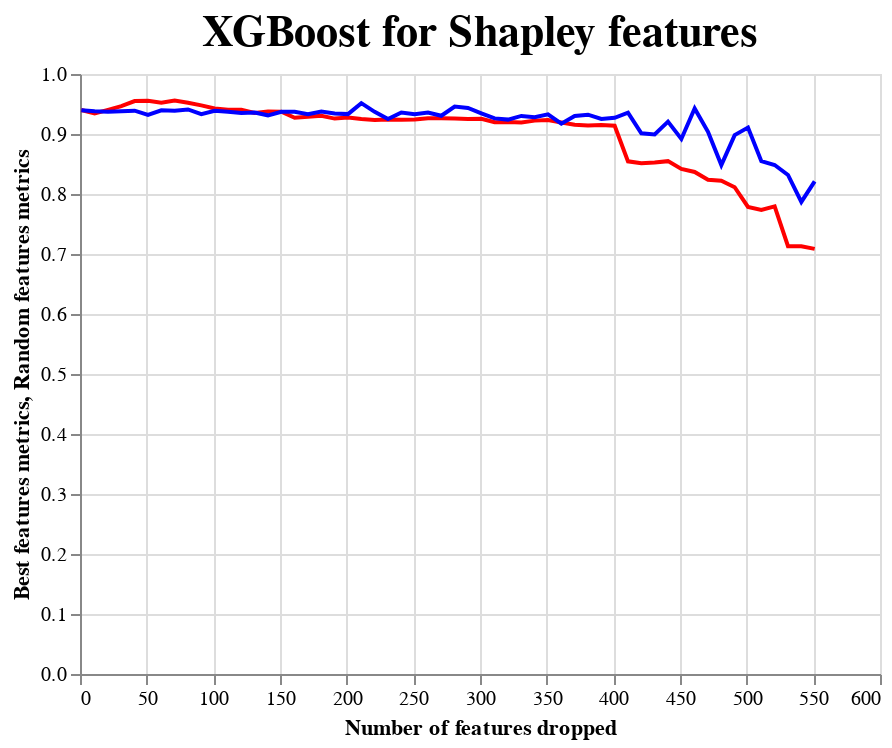

Notebook source saved alongside this figure:
### Code cell
calculate_metrics_xgboost(XGBClassifier(), xgboost_shapley_features_sorted, "XGBoost for Shapley features")

### Figure 1 — Vega-Lite specification as saved in the notebook (floating-point values rounded to 4 significant figures)
{"config": {"view": {"continuousWidth": 400, "continuousHeight": 300}}, "layer": [{"mark": {"type": "line", "color": "red"}, "encoding": {"x": {"field": "features_drop_numb", "title": "Number of features dropped", "type": "quantitative"}, "y": {"field": "accuracy", "title": "Best features metrics", "type": "quantitative"}}}, {"mark": {"type": "line", "color": "blue"}, "encoding": {"x": {"field": "features_drop_numb", "title": "Number of features dropped", "type": "quantitative"}, "y": {"field": "rand_accuracy", "title": "Random features metrics", "type": "quantitative"}}}], "data": {"name": "data-69e5217d07084fe064b83b4175b2edda"}, "title": {"text": "XGBoost for Shapley features", "fontSize": 22}, "$schema": "https://vega.github.io/schema/vega-lite/v4.17.0.json", "datasets": {"data-69e5217d07084fe064b83b4175b2edda": [{"features_drop_numb": 1, "accuracy": 0.9399, "f1_score": 0.9397, "rand_accuracy": 0.9396, "rand_f1_score": 0.9394}, {"features_drop_numb": 11, "accuracy": 0.9342, "f1_score": 0.934, "rand_accuracy": 0.9379, "rand_f1_score": 0.9377}, {"features_drop_numb": 21, "accuracy": 0.9403, "f1_score": 0.9402, "rand_accuracy": 0.9372, "rand_f1_score": 0.937}, {"features_drop_numb": 31, "accuracy": 0.9464, "f1_score": 0.9462, "rand_accuracy": 0.9379, "rand_f1_score": 0.9377}, {"features_drop_numb": 41, "accuracy": 0.9549, "f1_score": 0.9547, "rand_accuracy": 0.9389, "rand_f1_score": 0.9387}, {"features_drop_numb": 51, "accuracy": 0.9555, "f1_score": 0.9554, "rand_accuracy": 0.9318, "rand_f1_score": 0.9316}, {"features_drop_numb": 61, "accuracy": 0.9522, "f1_score": 0.952, "rand_accuracy": 0.9396, "rand_f1_score": 0.9394}, {"features_drop_numb": 71, "accuracy": 0.9559, "f1_score": 0.9558, "rand_accuracy": 0.9389, "rand_f1_score": 0.9387}, {"features_drop_numb": 81, "accuracy": 0.9522, "f1_score": 0.9521, "rand_accuracy": 0.941, "rand_f1_score": 0.9407}, {"features_drop_numb": 91, "accuracy": 0.9477, "f1_score": 0.9476, "rand_accuracy": 0.9332, "rand_f1_score": 0.9329}, {"features_drop_numb": 101, "accuracy": 0.9427, "f1_score": 0.9426, "rand_accuracy": 0.9386, "rand_f1_score": 0.9384}, {"features_drop_numb": 111, "accuracy": 0.9403, "f1_score": 0.9403, "rand_accuracy": 0.9372, "rand_f1_score": 0.937}, {"features_drop_numb": 121, "accuracy": 0.9406, "f1_score": 0.9405, "rand_accuracy": 0.9352, "rand_f1_score": 0.935}, {"features_drop_numb": 131, "accuracy": 0.9352, "f1_score": 0.9351, "rand_accuracy": 0.9359, "rand_f1_score": 0.9356}, {"features_drop_numb": 141, "accuracy": 0.9376, "f1_score": 0.9375, "rand_accuracy": 0.9311, "rand_f1_score": 0.931}, {"features_drop_numb": 151, "accuracy": 0.9372, "f1_score": 0.9371, "rand_accuracy": 0.9369, "rand_f1_score": 0.9366}, {"features_drop_numb": 161, "accuracy": 0.927, "f1_score": 0.927, "rand_accuracy": 0.9369, "rand_f1_score": 0.9366}, {"features_drop_numb": 171, "accuracy": 0.9287, "f1_score": 0.9286, "rand_accuracy": 0.9328, "rand_f1_score": 0.9327}, {"features_drop_numb": 181, "accuracy": 0.9304, "f1_score": 0.9303, "rand_accuracy": 0.9376, "rand_f1_score": 0.9373}, {"features_drop_numb": 191, "accuracy": 0.9257, "f1_score": 0.9256, "rand_accuracy": 0.9342, "rand_f1_score": 0.9339}, {"features_drop_numb": 201, "accuracy": 0.9274, "f1_score": 0.9273, "rand_accuracy": 0.9332, "rand_f1_score": 0.9331}, {"features_drop_numb": 211, "accuracy": 0.925, "f1_score": 0.9249, "rand_accuracy": 0.9515, "rand_f1_score": 0.9513}, {"features_drop_numb": 221, "accuracy": 0.9233, "f1_score": 0.9233, "rand_accuracy": 0.9369, "rand_f1_score": 0.9366}, {"features_drop_numb": 231, "accuracy": 0.924, "f1_score": 0.9239, "rand_accuracy": 0.925, "rand_f1_score": 0.9249}, {"features_drop_numb": 241, "accuracy": 0.9237, "f1_score": 0.9236, "rand_accuracy": 0.9359, "rand_f1_score": 0.9358}, {"features_drop_numb": 251, "accuracy": 0.924, "f1_score": 0.9239, "rand_accuracy": 0.9328, "rand_f1_score": 0.9325}, {"features_drop_numb": 261, "accuracy": 0.9264, "f1_score": 0.9262, "rand_accuracy": 0.9359, "rand_f1_score": 0.9356}, {"features_drop_numb": 271, "accuracy": 0.9264, "f1_score": 0.9262, "rand_accuracy": 0.9304, "rand_f1_score": 0.9301}, {"features_drop_numb": 281, "accuracy": 0.9257, "f1_score": 0.9256, "rand_accuracy": 0.9457, "rand_f1_score": 0.9455}, {"features_drop_numb": 291, "accuracy": 0.925, "f1_score": 0.9249, "rand_accuracy": 0.9433, "rand_f1_score": 0.9431}, {"features_drop_numb": 301, "accuracy": 0.9253, "f1_score": 0.9252, "rand_accuracy": 0.9345, "rand_f1_score": 0.9343}, {"features_drop_numb": 311, "accuracy": 0.9196, "f1_score": 0.9194, "rand_accuracy": 0.926, "rand_f1_score": 0.926}, {"features_drop_numb": 321, "accuracy": 0.9199, "f1_score": 0.9197, "rand_accuracy": 0.924, "rand_f1_score": 0.9238}, {"features_drop_numb": 331, "accuracy": 0.9192, "f1_score": 0.919, "rand_accuracy": 0.9301, "rand_f1_score": 0.93}, {"features_drop_numb": 341, "accuracy": 0.9223, "f1_score": 0.9221, "rand_accuracy": 0.9281, "rand_f1_score": 0.9279}, {"features_drop_numb": 351, "accuracy": 0.9233, "f1_score": 0.9231, "rand_accuracy": 0.9328, "rand_f1_score": 0.9328}, {"features_drop_numb": 361, "accuracy": 0.9192, "f1_score": 0.919, "rand_accuracy": 0.9172, "rand_f1_score": 0.9168}, {"features_drop_numb": 371, "accuracy": 0.9155, "f1_score": 0.9154, "rand_accuracy": 0.9301, "rand_f1_score": 0.9299}, {"features_drop_numb": 381, "accuracy": 0.9141, "f1_score": 0.9139, "rand_accuracy": 0.9321, "rand_f1_score": 0.9319}, {"features_drop_numb": 391, "accuracy": 0.9148, "f1_score": 0.9146, "rand_accuracy": 0.925, "rand_f1_score": 0.9248}, {"features_drop_numb": 401, "accuracy": 0.9138, "f1_score": 0.9135, "rand_accuracy": 0.927, "rand_f1_score": 0.9269}, {"features_drop_numb": 411, "accuracy": 0.8544, "f1_score": 0.8539, "rand_accuracy": 0.9355, "rand_f1_score": 0.9354}, {"features_drop_numb": 421, "accuracy": 0.8514, "f1_score": 0.8507, "rand_accuracy": 0.9013, "rand_f1_score": 0.9011}, {"features_drop_numb": 431, "accuracy": 0.8524, "f1_score": 0.852, "rand_accuracy": 0.8992, "rand_f1_score": 0.8991}, {"features_drop_numb": 441, "accuracy": 0.8548, "f1_score": 0.8544, "rand_accuracy": 0.9206, "rand_f1_score": 0.9203}, {"features_drop_numb": 451, "accuracy": 0.8419, "f1_score": 0.8413, "rand_accuracy": 0.8918, "rand_f1_score": 0.8915}, {"features_drop_numb": 461, "accuracy": 0.8368, "f1_score": 0.8364, "rand_accuracy": 0.9427, "rand_f1_score": 0.9425}, {"features_drop_numb": 471, "accuracy": 0.8239, "f1_score": 0.8232, "rand_accuracy": 0.9036, "rand_f1_score": 0.9032}, {"features_drop_numb": 481, "accuracy": 0.8222, "f1_score": 0.8216, "rand_accuracy": 0.8483, "rand_f1_score": 0.8475}, {"features_drop_numb": 491, "accuracy": 0.8113, "f1_score": 0.8106, "rand_accuracy": 0.8982, "rand_f1_score": 0.8984}, {"features_drop_numb": 501, "accuracy": 0.7784, "f1_score": 0.7768, "rand_accuracy": 0.9108, "rand_f1_score": 0.9101}, {"features_drop_numb": 511, "accuracy": 0.7733, "f1_score": 0.7716, "rand_accuracy": 0.8548, "rand_f1_score": 0.8541}, {"features_drop_numb": 521, "accuracy": 0.7794, "f1_score": 0.7779, "rand_accuracy": 0.8483, "rand_f1_score": 0.8477}, {"features_drop_numb": 531, "accuracy": 0.7129, "f1_score": 0.7086, "rand_accuracy": 0.8317, "rand_f1_score": 0.8314}, {"features_drop_numb": 541, "accuracy": 0.7129, "f1_score": 0.7086, "rand_accuracy": 0.7869, "rand_f1_score": 0.7817}, {"features_drop_numb": 551, "accuracy": 0.7085, "f1_score": 0.704, "rand_accuracy": 0.8212, "rand_f1_score": 0.821}]}}
